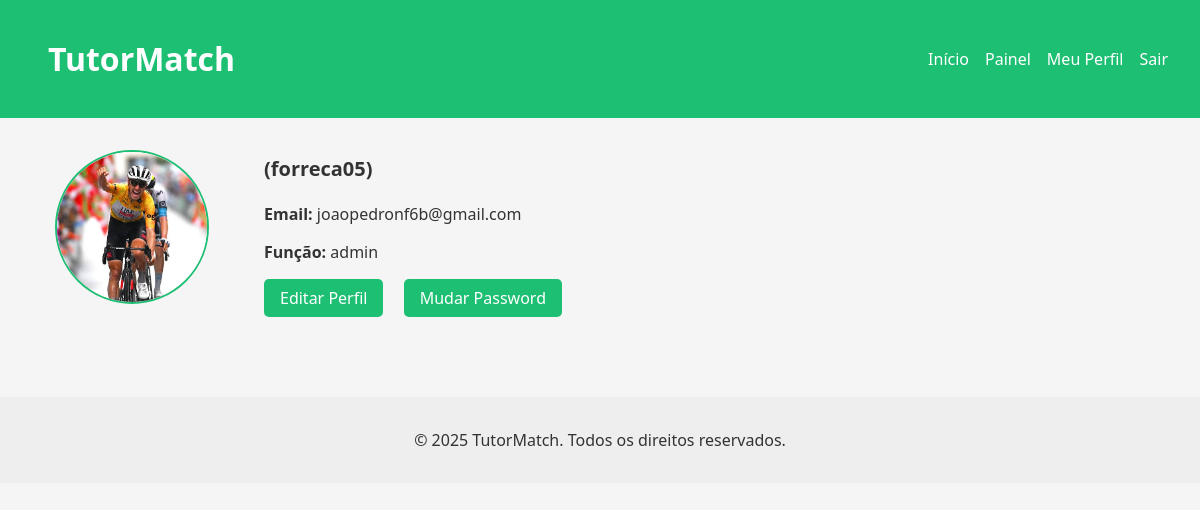
The app's page /pages/profile.php (signed in), older data.
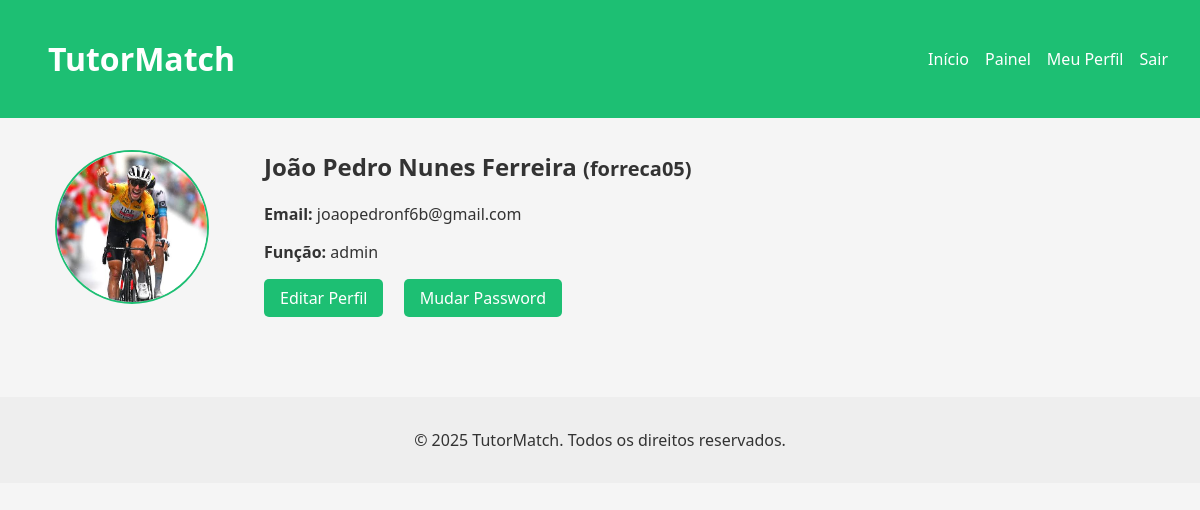
The same page, newer data.
### tables this page shows
CREATE TABLE users (
            id INTEGER PRIMARY KEY AUTOINCREMENT,
            username TEXT NOT NULL UNIQUE,
            password TEXT NOT NULL,
            email TEXT NOT NULL UNIQUE,
            role TEXT DEFAULT 'client', -- client, freelancer, admin
            name TEXT,
            profile_pic TEXT DEFAULT '../img/default.jpeg' -- Adiciona a coluna profile_pic
        );

### pages/profile.php (the view, shortened to what this page needs)
<?php
require_once '../database/db.php';
$stmt = $db->prepare("SELECT * FROM users WHERE id = ?");
$stmt->execute([$_SESSION['user_id']]);
$user = $stmt->fetch();
if ($user) {
    $profilePic = $user['profile_pic'] ?: 'default.jpg';
} else {
    die('Usuário não encontrado.');
}
?>
<?php include_once '../includes/header.php'; ?>
<div class="profile-container">
  <div class="profile-sidebar">
    <img src="../uploads/<?php echo htmlspecialchars($profilePic); ?>" alt="Foto de Perfil" class="profile-avatar">
  </div>
  <div class="profile-main">
    <h2><?php echo htmlspecialchars($user['name']); ?> <small>(<?php echo htmlspecialchars($user['username']); ?>)</small></h2>
    <p><strong>Email:</strong> <?php echo htmlspecialchars($user['email']); ?></p>
    <p><strong>Função:</strong> <?php echo htmlspecialchars($user['role']); ?></p>
    <a href="../pages/edit_profile.php" class="btn">Editar Perfil</a>
    <a href="../pages/change_password.php" class="btn">Mudar Password</a>
  </div>
</div>
<?php include_once '../includes/footer.php'; ?>

### includes/header.php (shortened to what this page needs)
<!DOCTYPE html>
<html lang="eng">
<head>
  <link rel="stylesheet" href="/css/style.css" />
</head>
<body>
  <header>
    <h1><a href="/index.php">TutorMatch</a></h1>
    <nav>
      <a href="/index.php">Início</a>
      <?php if ($_SESSION['role'] == 'freelancer'): ?>
        <a href="../actions/switch_role.php">Mudar para Cliente</a>
        <a href="../pages/create_service.php">Criar Serviço</a>
        <a href="../pages/my_services.php">Meus Serviços</a>
      <?php elseif ($_SESSION['role'] == 'client'): ?>
        <a href="../actions/switch_role.php">Mudar para Freelancer</a>
        <a href="../pages/create_request.php">Criar Pedido</a>
        <a href="../pages/services.php">Serviços</a>
      <?php elseif ($_SESSION['role'] == 'admin'): ?>
        <div class="admin-menu">
            <a href="../pages/admin_dashboard.php">Painel</a>
        </div>
      <?php endif; ?>
      <?php if (isset($_SESSION['user_id'])): ?>
        <div class="user-info">
          <a href="../pages/profile.php">Meu Perfil</a>
          <a href="../pages/logout.php">Sair</a>
        </div>
      <?php else: ?>
        <a href="../pages/login.php">Entrar</a>
        <a href="../pages/register.php">Registrar</a>
      <?php endif; ?>
    </nav>
  </header>

### includes/footer.php (shortened to what this page needs)
<footer>
    <p>&copy; 2025 TutorMatch. Todos os direitos reservados.</p>
  </footer>
</body>
</html>

### css/style.css (style rules this page uses)
body { font-family: 'Segoe UI', sans-serif; margin: 0; background-color: #f5f5f5; color: #333; }
header { background-color: #1dbf73; padding: 1rem 2rem; color: white; display: flex; justify-content: space-between; align-items: center; }
header a { color: white; text-decoration: none; margin-left: 1rem; }
nav { display: flex; align-items: center; }
.user-info { display: flex; align-items: center; }
.profile-container { display: flex; gap: 2rem; padding: 2rem; }
.profile-sidebar { flex: 0 0 200px; text-align: center; }
.profile-avatar { width: 150px; height: 150px; border-radius: 50%; object-fit: cover; border: 2px solid #1dbf73; }
.profile-main { flex: 1; }
.profile-main h2 { margin-top: 0; }
.btn { display: inline-block; background: #1dbf73; color: white; padding: 0.5rem 1rem; text-decoration: none; border-radius: 5px; margin-right: 1rem; }
footer { margin-top: 3rem; text-align: center; padding: 1rem; background: #eee; }

Row changes from the older to the newer data that the page shows:
changed users "forreca05": name (not shown) → "João Pedro Nunes Ferreira"
